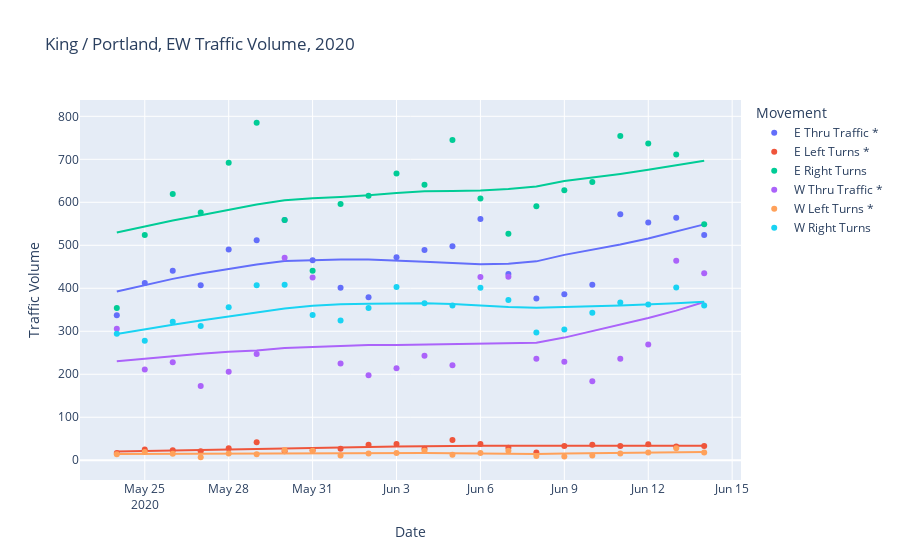

Here is the notebook cell this chart was saved with:
### Markdown cell above
Data visualization with Plotly (Express), which is similar to Altair in that the visualizations are interactive and has hover labels (tooltips). 

Plotly Express was able to easily create the LOWESS line and also specify the frac value. The tooltip is able to show LOWESS values without any explicit coding. Plotly Express automatically creates labels for figures and hovers. 

Like Altair, Plotly requires the results dataframe to have its index flattened.

### Code cell
fig = px.scatter(result2020i, 
                 x="date", 
                 y=["e_thru_vol", "e_left_vol", "e_right_vol", "w_thru_vol", "w_left_vol", "w_right_vol"], 
                 labels={
                     "date" : "Date", 
                     "value" : "Traffic Volume", 
                     "variable" : "Movement"}, 
                 trendline="lowess", 
                 trendline_options=dict(frac=0.6),
                 title="King / Portland, EW Traffic Volume, 2020")

varlabels = {
    "e_thru_vol" : "E Thru Traffic *", 
    "e_left_vol" : "E Left Turns *", 
    "e_right_vol" : "E Right Turns", 
    "w_thru_vol" : "W Thru Traffic *", 
    "w_left_vol": "W Left Turns *", 
    "w_right_vol" : "W Right Turns"}

fig.for_each_trace(lambda t: t.update(name = varlabels[t.name], 
                                      legendgroup = varlabels[t.name], 
                                      hovertemplate = t.hovertemplate.replace(t.name, varlabels[t.name])))
fig.show()

### Figure 1 — Plotly figure (JSON) as saved in the notebook; plotly's stock layout.template omitted (floating-point values rounded to 4 significant figures)
{"data": [{"hovertemplate": "Movement=E Thru Traffic *<br>Date=%{x}<br>Traffic Volume=%{y}<extra></extra>", "legendgroup": "E Thru Traffic *", "marker": {"color": "#636efa", "symbol": "circle"}, "mode": "markers", "name": "E Thru Traffic *", "orientation": "v", "showlegend": true, "type": "scatter", "x": ["2020-05-24T00:00:00", "2020-05-25T00:00:00", "2020-05-26T00:00:00", "2020-05-27T00:00:00", "2020-05-28T00:00:00", "2020-05-29T00:00:00", "2020-05-30T00:00:00", "2020-05-31T00:00:00", "2020-06-01T00:00:00", "2020-06-02T00:00:00", "2020-06-03T00:00:00", "2020-06-04T00:00:00", "2020-06-05T00:00:00", "2020-06-06T00:00:00", "2020-06-07T00:00:00", "2020-06-08T00:00:00", "2020-06-09T00:00:00", "2020-06-10T00:00:00", "2020-06-11T00:00:00", "2020-06-12T00:00:00", "2020-06-13T00:00:00", "2020-06-14T00:00:00"], "xaxis": "x", "y": [337, 412, 441, 407, 490, 512, 559, 465, 401, 379, 472, 489, 498, 561, 433, 376, 386, 408, 572, 553, 564, 524], "yaxis": "y"}, {"hovertemplate": "<b>LOWESS trendline</b><br><br>Movement=E Thru Traffic *<br>Date=%{x}<br>Traffic Volume=%{y} <b>(trend)</b><extra></extra>", "legendgroup": "E Thru Traffic *", "marker": {"color": "#636efa", "symbol": "circle"}, "mode": "lines", "name": "E Thru Traffic *", "showlegend": false, "type": "scatter", "x": ["2020-05-24T00:00:00", "2020-05-25T00:00:00", "2020-05-26T00:00:00", "2020-05-27T00:00:00", "2020-05-28T00:00:00", "2020-05-29T00:00:00", "2020-05-30T00:00:00", "2020-05-31T00:00:00", "2020-06-01T00:00:00", "2020-06-02T00:00:00", "2020-06-03T00:00:00", "2020-06-04T00:00:00", "2020-06-05T00:00:00", "2020-06-06T00:00:00", "2020-06-07T00:00:00", "2020-06-08T00:00:00", "2020-06-09T00:00:00", "2020-06-10T00:00:00", "2020-06-11T00:00:00", "2020-06-12T00:00:00", "2020-06-13T00:00:00", "2020-06-14T00:00:00"], "xaxis": "x", "y": [392.5, 407.9, 421.9, 434.4, 445.5, 455.5, 463.4, 465.2, 467.0, 466.7, 464.7, 461.8, 458.8, 456.0, 457.2, 462.6, 477.7, 489.4, 501.6, 515.7, 531.5, 548.6], "yaxis": "y"}, {"hovertemplate": "Movement=E Left Turns *<br>Date=%{x}<br>Traffic Volume=%{y}<extra></extra>", "legendgroup": "E Left Turns *", "marker": {"color": "#EF553B", "symbol": "circle"}, "mode": "markers", "name": "E Left Turns *", "orientation": "v", "showlegend": true, "type": "scatter", "x": ["2020-05-24T00:00:00", "2020-05-25T00:00:00", "2020-05-26T00:00:00", "2020-05-27T00:00:00", "2020-05-28T00:00:00", "2020-05-29T00:00:00", "2020-05-30T00:00:00", "2020-05-31T00:00:00", "2020-06-01T00:00:00", "2020-06-02T00:00:00", "2020-06-03T00:00:00", "2020-06-04T00:00:00", "2020-06-05T00:00:00", "2020-06-06T00:00:00", "2020-06-07T00:00:00", "2020-06-08T00:00:00", "2020-06-09T00:00:00", "2020-06-10T00:00:00", "2020-06-11T00:00:00", "2020-06-12T00:00:00", "2020-06-13T00:00:00", "2020-06-14T00:00:00"], "xaxis": "x", "y": [17, 25, 23, 21, 28, 42, 21, 23, 27, 36, 38, 27, 47, 38, 29, 18, 33, 36, 33, 37, 32, 33], "yaxis": "y"}, {"hovertemplate": "<b>LOWESS trendline</b><br><br>Movement=E Left Turns *<br>Date=%{x}<br>Traffic Volume=%{y} <b>(trend)</b><extra></extra>", "legendgroup": "E Left Turns *", "marker": {"color": "#EF553B", "symbol": "circle"}, "mode": "lines", "name": "E Left Turns *", "showlegend": false, "type": "scatter", "x": ["2020-05-24T00:00:00", "2020-05-25T00:00:00", "2020-05-26T00:00:00", "2020-05-27T00:00:00", "2020-05-28T00:00:00", "2020-05-29T00:00:00", "2020-05-30T00:00:00", "2020-05-31T00:00:00", "2020-06-01T00:00:00", "2020-06-02T00:00:00", "2020-06-03T00:00:00", "2020-06-04T00:00:00", "2020-06-05T00:00:00", "2020-06-06T00:00:00", "2020-06-07T00:00:00", "2020-06-08T00:00:00", "2020-06-09T00:00:00", "2020-06-10T00:00:00", "2020-06-11T00:00:00", "2020-06-12T00:00:00", "2020-06-13T00:00:00", "2020-06-14T00:00:00"], "xaxis": "x", "y": [20.37, 21.35, 22.34, 23.36, 24.41, 25.51, 26.53, 27.82, 29.16, 30.63, 32.05, 32.98, 33.33, 33.48, 33.49, 33.49, 33.53, 33.5, 33.52, 33.58, 33.66, 33.75], "yaxis": "y"}, {"hovertemplate": "Movement=E Right Turns<br>Date=%{x}<br>Traffic Volume=%{y}<extra></extra>", "legendgroup": "E Right Turns", "marker": {"color": "#00cc96", "symbol": "circle"}, "mode": "markers", "name": "E Right Turns", "orientation": "v", "showlegend": true, "type": "scatter", "x": ["2020-05-24T00:00:00", "2020-05-25T00:00:00", "2020-05-26T00:00:00", "2020-05-27T00:00:00", "2020-05-28T00:00:00", "2020-05-29T00:00:00", "2020-05-30T00:00:00", "2020-05-31T00:00:00", "2020-06-01T00:00:00", "2020-06-02T00:00:00", "2020-06-03T00:00:00", "2020-06-04T00:00:00", "2020-06-05T00:00:00", "2020-06-06T00:00:00", "2020-06-07T00:00:00", "2020-06-08T00:00:00", "2020-06-09T00:00:00", "2020-06-10T00:00:00", "2020-06-11T00:00:00", "2020-06-12T00:00:00", "2020-06-13T00:00:00", "2020-06-14T00:00:00"], "xaxis": "x", "y": [354, 524, 619, 576, 692, 785, 559, 441, 596, 615, 667, 641, 745, 609, 527, 591, 628, 647, 754, 737, 711, 549], "yaxis": "y"}, {"hovertemplate": "<b>LOWESS trendline</b><br><br>Movement=E Right Turns<br>Date=%{x}<br>Traffic Volume=%{y} <b>(trend)</b><extra></extra>", "legendgroup": "E Right Turns", "marker": {"color": "#00cc96", "symbol": "circle"}, "mode": "lines", "name": "E Right Turns", "showlegend": false, "type": "scatter", "x": ["2020-05-24T00:00:00", "2020-05-25T00:00:00", "2020-05-26T00:00:00", "2020-05-27T00:00:00", "2020-05-28T00:00:00", "2020-05-29T00:00:00", "2020-05-30T00:00:00", "2020-05-31T00:00:00", "2020-06-01T00:00:00", "2020-06-02T00:00:00", "2020-06-03T00:00:00", "2020-06-04T00:00:00", "2020-06-05T00:00:00", "2020-06-06T00:00:00", "2020-06-07T00:00:00", "2020-06-08T00:00:00", "2020-06-09T00:00:00", "2020-06-10T00:00:00", "2020-06-11T00:00:00", "2020-06-12T00:00:00", "2020-06-13T00:00:00", "2020-06-14T00:00:00"], "xaxis": "x", "y": [529.7, 544.7, 557.8, 570.1, 582.2, 594.7, 605.0, 609.7, 612.5, 616.1, 621.7, 625.4, 626.4, 627.5, 630.9, 636.8, 649.5, 657.6, 666.0, 675.7, 686.2, 696.5], "yaxis": "y"}, {"hovertemplate": "Movement=W Thru Traffic *<br>Date=%{x}<br>Traffic Volume=%{y}<extra></extra>", "legendgroup": "W Thru Traffic *", "marker": {"color": "#ab63fa", "symbol": "circle"}, "mode": "markers", "name": "W Thru Traffic *", "orientation": "v", "showlegend": true, "type": "scatter", "x": ["2020-05-24T00:00:00", "2020-05-25T00:00:00", "2020-05-26T00:00:00", "2020-05-27T00:00:00", "2020-05-28T00:00:00", "2020-05-29T00:00:00", "2020-05-30T00:00:00", "2020-05-31T00:00:00", "2020-06-01T00:00:00", "2020-06-02T00:00:00", "2020-06-03T00:00:00", "2020-06-04T00:00:00", "2020-06-05T00:00:00", "2020-06-06T00:00:00", "2020-06-07T00:00:00", "2020-06-08T00:00:00", "2020-06-09T00:00:00", "2020-06-10T00:00:00", "2020-06-11T00:00:00", "2020-06-12T00:00:00", "2020-06-13T00:00:00", "2020-06-14T00:00:00"], "xaxis": "x", "y": [306, 211, 228, 173, 206, 247, 471, 425, 225, 198, 214, 243, 221, 426, 427, 236, 229, 184, 236, 269, 464, 435], "yaxis": "y"}, {"hovertemplate": "<b>LOWESS trendline</b><br><br>Movement=W Thru Traffic *<br>Date=%{x}<br>Traffic Volume=%{y} <b>(trend)</b><extra></extra>", "legendgroup": "W Thru Traffic *", "marker": {"color": "#ab63fa", "symbol": "circle"}, "mode": "lines", "name": "W Thru Traffic *", "showlegend": false, "type": "scatter", "x": ["2020-05-24T00:00:00", "2020-05-25T00:00:00", "2020-05-26T00:00:00", "2020-05-27T00:00:00", "2020-05-28T00:00:00", "2020-05-29T00:00:00", "2020-05-30T00:00:00", "2020-05-31T00:00:00", "2020-06-01T00:00:00", "2020-06-02T00:00:00", "2020-06-03T00:00:00", "2020-06-04T00:00:00", "2020-06-05T00:00:00", "2020-06-06T00:00:00", "2020-06-07T00:00:00", "2020-06-08T00:00:00", "2020-06-09T00:00:00", "2020-06-10T00:00:00", "2020-06-11T00:00:00", "2020-06-12T00:00:00", "2020-06-13T00:00:00", "2020-06-14T00:00:00"], "xaxis": "x", "y": [230.4, 236.3, 242.4, 248.0, 252.3, 255.3, 261.1, 263.3, 266.4, 268.0, 267.8, 268.7, 270.1, 270.9, 271.4, 273.4, 285.3, 300.7, 315.4, 330.8, 348.1, 368.1], "yaxis": "y"}, {"hovertemplate": "Movement=W Left Turns *<br>Date=%{x}<br>Traffic Volume=%{y}<extra></extra>", "legendgroup": "W Left Turns *", "marker": {"color": "#FFA15A", "symbol": "circle"}, "mode": "markers", "name": "W Left Turns *", "orientation": "v", "showlegend": true, "type": "scatter", "x": ["2020-05-24T00:00:00", "2020-05-25T00:00:00", "2020-05-26T00:00:00", "2020-05-27T00:00:00", "2020-05-28T00:00:00", "2020-05-29T00:00:00", "2020-05-30T00:00:00", "2020-05-31T00:00:00", "2020-06-01T00:00:00", "2020-06-02T00:00:00", "2020-06-03T00:00:00", "2020-06-04T00:00:00", "2020-06-05T00:00:00", "2020-06-06T00:00:00", "2020-06-07T00:00:00", "2020-06-08T00:00:00", "2020-06-09T00:00:00", "2020-06-10T00:00:00", "2020-06-11T00:00:00", "2020-06-12T00:00:00", "2020-06-13T00:00:00", "2020-06-14T00:00:00"], "xaxis": "x", "y": [14, 19, 15, 7, 16, 14, 24, 22, 11, 16, 17, 22, 13, 17, 22, 10, 9, 11, 16, 18, 28, 18], "yaxis": "y"}, {"hovertemplate": "<b>LOWESS trendline</b><br><br>Movement=W Left Turns *<br>Date=%{x}<br>Traffic Volume=%{y} <b>(trend)</b><extra></extra>", "legendgroup": "W Left Turns *", "marker": {"color": "#FFA15A", "symbol": "circle"}, "mode": "lines", "name": "W Left Turns *", "showlegend": false, "type": "scatter", "x": ["2020-05-24T00:00:00", "2020-05-25T00:00:00", "2020-05-26T00:00:00", "2020-05-27T00:00:00", "2020-05-28T00:00:00", "2020-05-29T00:00:00", "2020-05-30T00:00:00", "2020-05-31T00:00:00", "2020-06-01T00:00:00", "2020-06-02T00:00:00", "2020-06-03T00:00:00", "2020-06-04T00:00:00", "2020-06-05T00:00:00", "2020-06-06T00:00:00", "2020-06-07T00:00:00", "2020-06-08T00:00:00", "2020-06-09T00:00:00", "2020-06-10T00:00:00", "2020-06-11T00:00:00", "2020-06-12T00:00:00", "2020-06-13T00:00:00", "2020-06-14T00:00:00"], "xaxis": "x", "y": [14.4, 14.75, 15.13, 15.5, 15.82, 16.06, 16.31, 16.86, 17.32, 17.37, 17.17, 16.74, 16.2, 15.57, 14.96, 14.69, 15.44, 16.11, 16.75, 17.48, 18.34, 19.33], "yaxis": "y"}, {"hovertemplate": "Movement=W Right Turns<br>Date=%{x}<br>Traffic Volume=%{y}<extra></extra>", "legendgroup": "W Right Turns", "marker": {"color": "#19d3f3", "symbol": "circle"}, "mode": "markers", "name": "W Right Turns", "orientation": "v", "showlegend": true, "type": "scatter", "x": ["2020-05-24T00:00:00", "2020-05-25T00:00:00", "2020-05-26T00:00:00", "2020-05-27T00:00:00", "2020-05-28T00:00:00", "2020-05-29T00:00:00", "2020-05-30T00:00:00", "2020-05-31T00:00:00", "2020-06-01T00:00:00", "2020-06-02T00:00:00", "2020-06-03T00:00:00", "2020-06-04T00:00:00", "2020-06-05T00:00:00", "2020-06-06T00:00:00", "2020-06-07T00:00:00", "2020-06-08T00:00:00", "2020-06-09T00:00:00", "2020-06-10T00:00:00", "2020-06-11T00:00:00", "2020-06-12T00:00:00", "2020-06-13T00:00:00", "2020-06-14T00:00:00"], "xaxis": "x", "y": [294, 278, 322, 312, 356, 407, 408, 338, 325, 354, 403, 365, 360, 401, 373, 297, 304, 343, 367, 362, 402, 360], "yaxis": "y"}, {"hovertemplate": "<b>LOWESS trendline</b><br><br>Movement=W Right Turns<br>Date=%{x}<br>Traffic Volume=%{y} <b>(trend)</b><extra></extra>", "legendgroup": "W Right Turns", "marker": {"color": "#19d3f3", "symbol": "circle"}, "mode": "lines", "name": "W Right Turns", "showlegend": false, "type": "scatter", "x": ["2020-05-24T00:00:00", "2020-05-25T00:00:00", "2020-05-26T00:00:00", "2020-05-27T00:00:00", "2020-05-28T00:00:00", "2020-05-29T00:00:00", "2020-05-30T00:00:00", "2020-05-31T00:00:00", "2020-06-01T00:00:00", "2020-06-02T00:00:00", "2020-06-03T00:00:00", "2020-06-04T00:00:00", "2020-06-05T00:00:00", "2020-06-06T00:00:00", "2020-06-07T00:00:00", "2020-06-08T00:00:00", "2020-06-09T00:00:00", "2020-06-10T00:00:00", "2020-06-11T00:00:00", "2020-06-12T00:00:00", "2020-06-13T00:00:00", "2020-06-14T00:00:00"], "xaxis": "x", "y": [293.7, 304.8, 315.2, 324.9, 334.1, 343.3, 353.1, 359.5, 363.1, 363.8, 364.4, 365.2, 363.7, 359.8, 356.4, 354.4, 356.9, 358.4, 360.0, 362.2, 365.0, 368.5], "yaxis": "y"}], "layout": {"legend": {"title": {"text": "Movement"}, "tracegroupgap": 0}, "title": {"text": "King / Portland, EW Traffic Volume, 2020"}, "xaxis": {"anchor": "y", "domain": [0, 1], "title": {"text": "Date"}}, "yaxis": {"anchor": "x", "domain": [0, 1], "title": {"text": "Traffic Volume"}}}}
